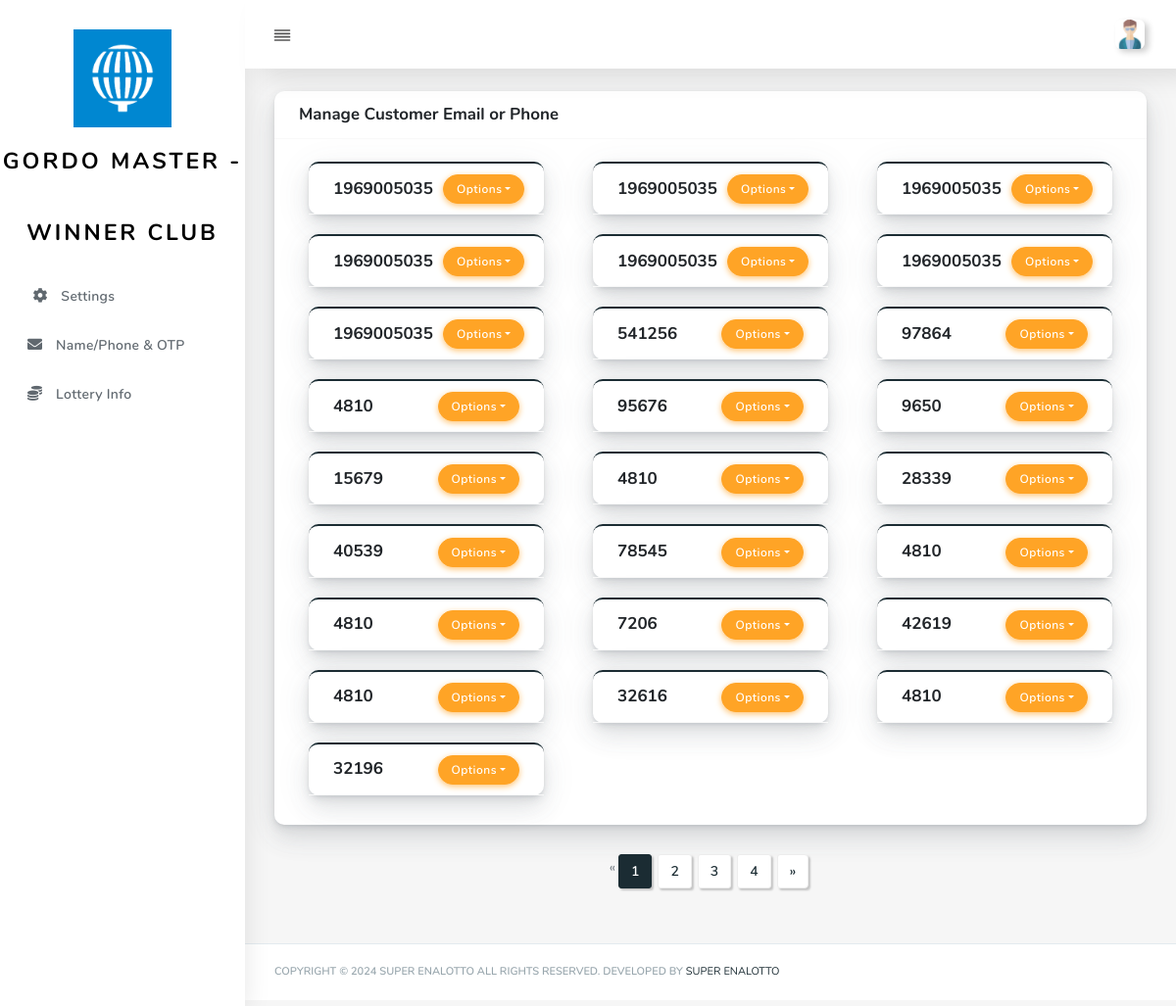
/manage-customer.php (signed in), run on an earlier commit of the app's database.
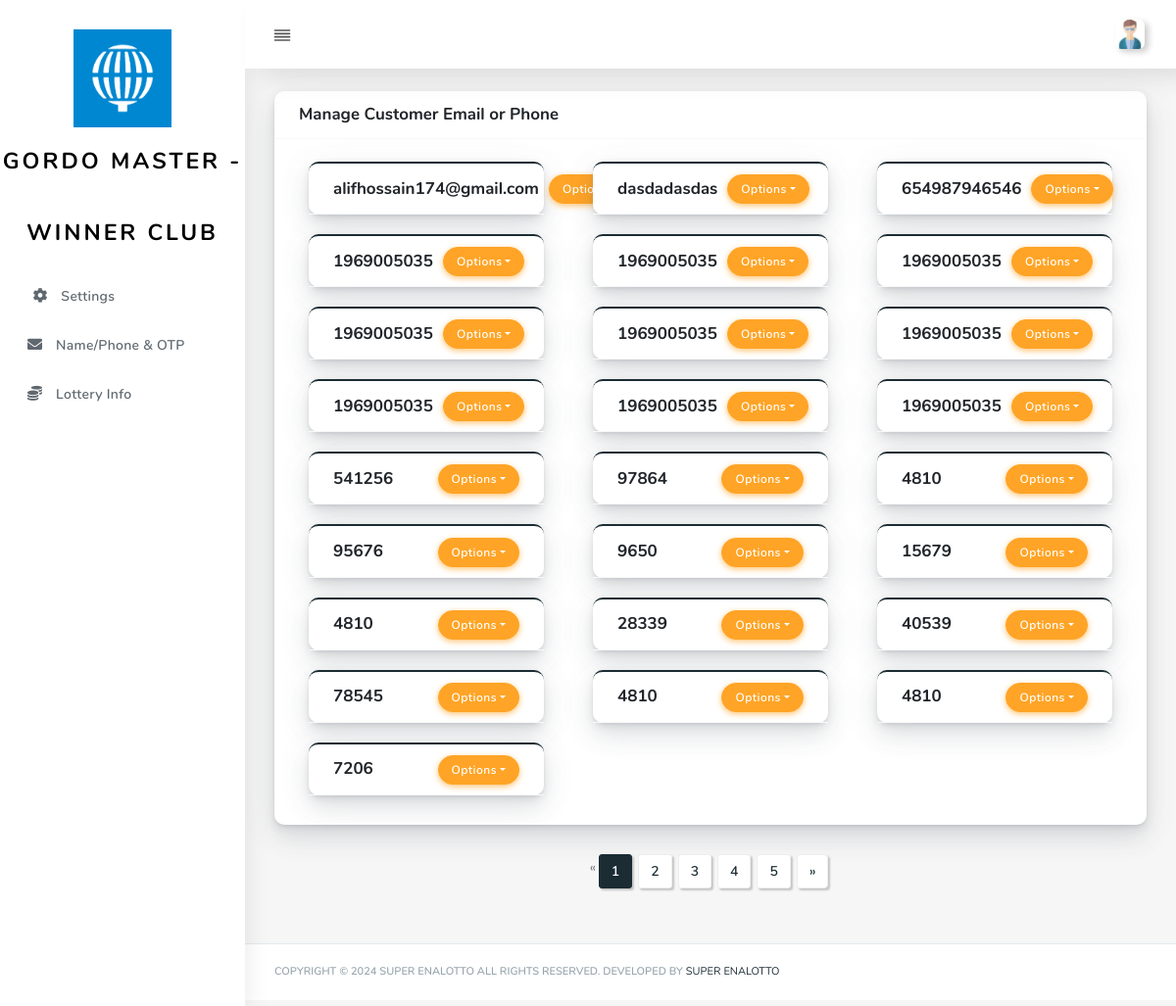
And on a later commit of the database.
### tables this page shows
CREATE TABLE `tbl_users` (
  `id` int(11) NOT NULL,
  `email` varchar(255) NOT NULL,
  `status` int(2) NOT NULL DEFAULT 1
);

### manage-customer.php (the view, shortened to what this page needs)
<?php
    include "includes/header.php";
      $tableName="tbl_users";
      $targetpage = "manage-customer.php";
      $limit = 25;
      $query = "SELECT COUNT(*) as num FROM $tableName";
      $total_pages = mysqli_fetch_array(mysqli_query($mysqli,$query));
      $total_pages = $total_pages['num'];
      $stages = 3;
      $page=0;
      if($page){
      $start = ($page - 1) * $limit;
      }else{
      $start = 0;
      }
    $qry="SELECT * FROM $tableName
             ORDER BY $tableName.id DESC LIMIT $start, $limit";
    $result=mysqli_query($mysqli,$qry);
    ?>
		<div class="main-content">
        <section class="section">
          <div class="section-body">
            <div class="row">
              <div class="col-12">
                <div class="card">
                  <div class="card-header">
                    <h4>Manage Customer Email or Phone</h4>
                  </div>
                  <div class="card-body">
              <section class="section">
          <div class="section-body">
            <div class="row">
                 <?php
                while($fetched_data=mysqli_fetch_array($result))
                {
              ?>
					 <div class="col-12 col-md-6 col-lg-4">
					<div class="card card-primary" style="margin: 10px;">
                  <div class="card-header">
                    <h4><?php echo $fetched_data['email'];?></h4>
                    <div class="card-header-action">
                      <div class="dropdown">
                        <a href="#" data-toggle="dropdown" class="btn btn-warning dropdown-toggle">Options</a>
                      </div>
                    </div>
                  </div>
                </div>
                  </div>
              	<?php
              }
        ?>
              	</div>
                  </div>
                </div>
                  </div>
                </div>
              </div>
            </div>
             <div class="col-md-12 col-xs-12">
            <div class="pagination_item_block">
              <nav>
                <?php if(!isset($_POST["data_search"]))
                { include("pagination.php");}?>
              </nav>
            </div>
          </div>
        </section>
        </div>
					<?php include "includes/footer.php";?>

### pagination.php (shortened to what this page needs)
<?php
	if ($page == 0){$page = 1;}
	$prev = $page - 1;
	$next = $page + 1;
	$lastpage = ceil($total_pages/$limit);
	$paginate = '';
	if($lastpage > 1)
	{
			$paginate .= "<ul class='pagination justify-content-center'>";
			if ($page > 1){
				$paginate.= "<li class='page-item'><a class='page-link' href='$targetpage?page=$prev' aria-label='Previous'><span aria-hidden='true'>&laquo;</span></a></li>";
			}else{
				$paginate.= "<li class='page-item'><span aria-hidden='true'>&laquo;</span></li>";	}
			if ($lastpage < 7 + ($stages * 2))
			{
				for ($counter = 1; $counter <= $lastpage; $counter++)
				{
					if ($counter == $page){
						$paginate.= "<li class='paginate_button page-item active'><span class='page-link'>$counter</span></li>";
					}else{
						$paginate.= "<li class='page-item'><a class='page-link' href='$targetpage?page=$counter'>$counter</a></li>";}
				}
			}
			if ($page < $counter - 1){
				$paginate.= "<li class='page-item'><a class='page-link' href='$targetpage?page=$next' aria-label='Next'><span aria-hidden='true'>&raquo;</span></a></li>";
			}else{
				$paginate.= "<li class='page-item'><span aria-hidden='true'>&raquo;</span></li>";
				}
			$paginate.= "</ul>";
}
 echo $paginate;
?>

What changed in the data, as far as the page shows it:
no longer on this page (row unchanged): tbl_users: email "42619"
no longer on this page (row unchanged): tbl_users: email "4810"
no longer on this page (row unchanged): tbl_users: email "32616"
no longer on this page (row unchanged): tbl_users: email "4810"
no longer on this page (row unchanged): tbl_users: email "32196"
added tbl_users: email "alifhossain174@gmail.com"
added tbl_users: email "dasdadasdas"
added tbl_users: email "654987946546"
added tbl_users: email "1969005035"
added tbl_users: email "1969005035"
Also different on the page:
new list line: "5"
